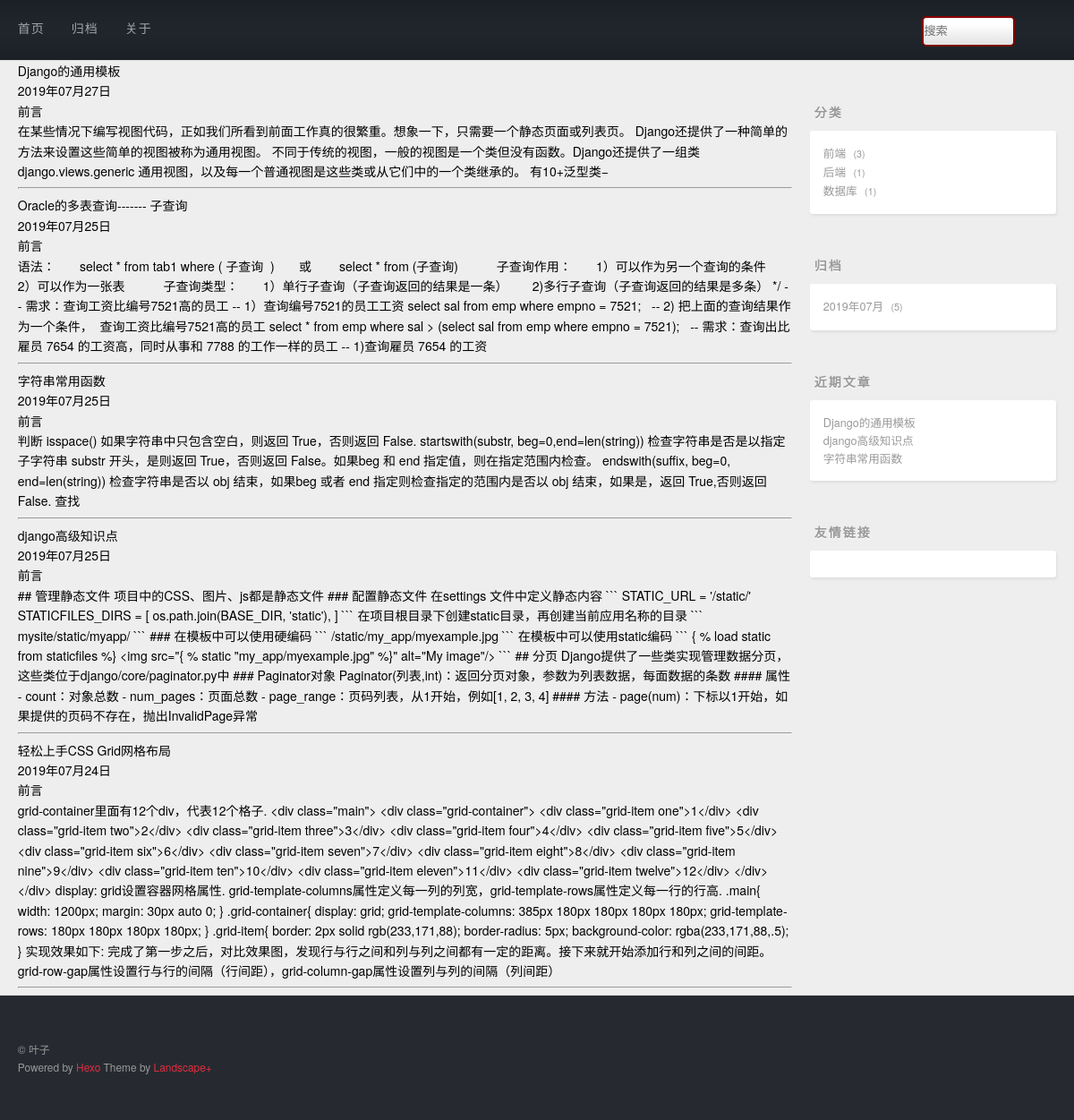
Page /archive/ on the committed database.
### post/models.py (models this page shows, shortened)
class Post(models.Model):
    title = models.CharField(max_length=128,unique=True)
    desc = models.TextField()
    content = models.TextField()
    created = models.DateField(auto_now_add=True)
    modified = models.DateField(auto_now_add=True)
    category = models.ForeignKey(Category,on_delete=models.CASCADE)
    tags = models.ManyToManyField(Tags)
    class Meta:
        db_table = 't_post'
        verbose_name_plural = '帖子'

### post/views.py (the view)
# urls.py: url(r'^archive/(\d{4})/(\d{1,2})/$',views.archive),
def archive(request,year=None,month=None):
    print(year,month)
    if year and month:
        postList = Post.objects.filter(created__year=year,created__month=month).order_by('-created')
    else:
        postList = Post.objects.all().order_by('-created')
    return render(request,'categoryl.html',{'postList':postList})

### post/countextprocessors.py (called while the page is built)
def getrightinfo(request):
    from django.db.models import Count
    cate_posts = Post.objects.values('category__cname','category').annotate(count=Count('*')).order_by('-count')
    from django.db import connection
    cursor=connection.cursor()
    arc_posts = cursor.execute("select created,count('*') as count from t_post group by strftime('%Y-%m',created) order by count desc")
    recent_posts = Post.objects.order_by('-id')[:3]
    return {'cate_posts':cate_posts,'recent_posts':recent_posts,'arc_posts':arc_posts}

### templates/categoryl.html (shortened to what this page needs)
{% extends 'base.html' %}
{% block main %}
    {% for post in postList %}
        <div class="post">
            <div>{{ post.title }}</div>
            <div>{{ post.created|date:'Y年m月d日' }}</div>
            <div><h4>前言</h4>{{ post.desc }}</div>
        </div>
        <hr>
    {% endfor %}
{% endblock %}

### templates/right.html (shortened to what this page needs)
<aside id="sidebar">
  <div class="widget-wrap">
    <h3 class="widget-title">分类</h3>
    <div class="widget">
      <ul class="category-list">
          {% for cate_post in cate_posts %}
            <li class="category-list-item">
              <a class="category-list-link" href="/category/{{ cate_post.category }}/">{{ cate_post.category__cname }}</a>
              <span class="category-list-count">{{ cate_post.count }}</span>
            </li>
          {% endfor %}
      </ul>
      </div>
  </div>
  <div class="widget-wrap">
    <h3 class="widget-title">归档</h3>
    <div class="widget">
      <ul class="archive-list">
            {% for ap in arc_posts %}
            <li class="archive-list-item">
                <a class="archive-list-link" href="/archive/{{ ap.0|date:'Y' }}/{{ ap.0|date:'m' }}/">{{ ap.0|date:'Y年m月' }} </a>
                <span class="archive-list-count">{{ ap.1 }}</span>
            </li>
          {% endfor %}
      </ul>
    </div>
  </div>
  <div class="widget-wrap">
    <h3 class="widget-title">近期文章</h3>
    <div class="widget">
      <ul>
            {% for rp in recent_posts %}
                <li>
                    <a href="/post/{{ rp.id }}/" target="_blank">{{ rp.title }}</a>
                </li>
            {% endfor %}
      </ul>
    </div>
  </div>
  <div class="widget-wrap">
    <h3 class="widget-title">友情链接</h3>
    <div class="widget">
    </div>
  </div>
</aside>

### static/css/style.css (style rules this page uses)
body { zoom: 1; width: 100%; }
body:before, body:after { content: ""; display: table; }
body:after { clear: both; }
html, body, div, span, applet, object, iframe, h1, h2, h3, h4, h5, h6, p, blockquote, pre, a, abbr, acronym, address, big, cite, code, del, dfn, em, img, ins, kbd, q, s, samp, small, strike, strong, sub, sup, tt, var, dl, dt, dd, ol, ul, li, fieldset, form, label, legend, table, caption, tbody, tfoot, thead, tr, th, td { margin: 0; padding: 0; border: 0; outline: 0; font-weight: inherit; font-style: inherit; font-family: inherit; font-size: 100%; vertical-align: baseline; }
body { line-height: 1; color: #000; background: #fff; }
ol, ul { list-style: none; }
html, body, #container { height: 100%; }
body { background: #eee; font: 14px/1.6em "寰蒋闆呴粦", "Microsoft Yahei", "Droid Sans", Helvetica Neue, Helvetica, Arial, sans-serif; -webkit-text-size-adjust: 100%; }
.article-date, .article-category-link, .archive-year, .widget-title { text-decoration: none; text-transform: uppercase; letter-spacing: 2px; color: #999; margin-bottom: 1em; margin-left: 5px; line-height: 1em; text-shadow: 0 1px #fff; font-weight: bold; }
.article-entry ul, .widget ul, .article-entry ol, .widget ol, .article-entry dl, .widget dl { margin: 0 20px; line-height: 1.6em; }
.article-entry ul, .widget ul { list-style: disc; }
@media screen and (min-width: 768px) { #sidebar { display: inline; float: left; width: 23.3333333333333%; margin: 0 0.8333333333333%; } }
.widget-wrap { margin: 50px 0; }
.widget { color: #777; text-shadow: 0 1px #fff; background: #fff; -webkit-box-shadow: 1px 2px 3px #ddd; box-shadow: 1px 2px 3px #ddd; padding: 15px; -webkit-border-radius: 3px; border-radius: 3px; }
.widget a { color: #999; text-decoration: none; }
.widget { line-height: 1.6em; word-wrap: break-word; font-size: 0.9em; }
.widget ul, .widget ol { list-style: none; margin: 0; }
.category-list-count, .tag-list-count, .archive-list-count { padding-left: 5px; color: #999; font-size: 0.85em; }
.category-list-count:before, .tag-list-count:before, .archive-list-count:before { content: "("; }
.category-list-count:after, .tag-list-count:after, .archive-list-count:after { content: ")"; }

### rows in the picture
Post: title "Django的通用模板", created "2019年07月27日", desc "在某些情况下编写视图代码，正如我们所看到前面工作真的很繁重。想象一下，只需要一个静态页面或列表页。 Django还提供了一种简单的方法来设置这些简单的视图被称为通用视图。 不同于传统的视图，一般的视图是一个类但没有函数。Django还提供了一组类 django.views.generic 通用视图，以及每一个普通视图是这些类或从它们中的一个类继承的。 有10+泛型类−"
Post: title "Oracle的多表查询------- 子查询", created "2019年07月25日", desc "语法： select * from tab1 where ( 子查询 ) 或 select * from (子查询) 子查询作用： 1）可以作为另一个查询的条件 2）可以作为一张表 子查询类型： 1）单行子查询（子查询返回的结果是一条） 2)多行子查询（子查询返回的结果是多条） */ -- 需求：查询工资比编号7521高的员工 -- 1）查询编号7521的员工工资 select sal from emp where empno = 7521; -- 2) 把上面的查询结果作为一个条件， 查询工资比编号7521高的员工 select * from emp where sal > (select sal from emp where empno = 7521); -- 需求：查询出比雇员 7654 的工资高，同时从事和 7788 的工作一样的员工 -- 1)查询雇员 7654 的工资"
Post: title "字符串常用函数", created "2019年07月25日", desc "判断 isspace() 如果字符串中只包含空白，则返回 True，否则返回 False. startswith(substr, beg=0,end=len(string)) 检查字符串是否是以指定子字符串 substr 开头，是则返回 True，否则返回 False。如果beg 和 end 指定值，则在指定范围内检查。 endswith(suffix, beg=0, end=len(string)) 检查字符串是否以 obj 结束，如果beg 或者 end 指定则检查指定的范围内是否以 obj 结束，如果是，返回 True,否则返回 False. 查找"
Post: title "django高级知识点", created "2019年07月25日", desc "## 管理静态文件 项目中的CSS、图片、js都是静态文件 ### 配置静态文件 在settings 文件中定义静态内容 ``` STATIC_URL = '/static/' STATICFILES_DIRS = [ os.path.join(BASE_DIR, 'static'), ] ``` 在项目根目录下创建static目录，再创建当前应用名称的目录 ``` mysite/static/myapp/ ``` ### 在模板中可以使用硬编码 ``` /static/my_app/myexample.jpg ``` 在模板中可以使用static编码 ``` { % load static from staticfiles %} <img src=\"{ % static \"my_app/myexample.jpg\" %}\" alt=\"My image\"/> ``` ## 分页 Django提供了一些类实现管理数据分页，这些类位于django/core/paginator.py中 ### Paginator对象 Paginator(列表,int)：返回分页对象，参数为列表数据，每面数据的条数 #### 属性 - count：对象总数 - num_pages：页面总数 - page_range：页码列表，从1开始，例如[1, 2, 3, 4] #### 方法 - page(num)：下标以1开始，如果提供的页码不存在，抛出InvalidPage异常"
Post: title "轻松上手CSS Grid网格布局", created "2019年07月24日", desc "grid-container里面有12个div，代表12个格子. <div class=\"main\"> <div class=\"grid-container\"> <div class=\"grid-item one\">1</div> <div class=\"grid-item two\">2</div> <div class=\"grid-item three\">3</div> <div class=\"grid-item four\">4</div> <div class=\"grid-item five\">5</div> <div class=\"grid-item six\">6</div> <div class=\"grid-item seven\">7</div> <div class=\"grid-item eight\">8</div> <div class=\"grid-item nine\">9</div> <div class=\"grid-item ten\">10</div> <div class=\"grid-item eleven\">11</div> <div class=\"grid-item twelve\">12</div> </div> </div> display: grid设置容器网格属性. grid-template-columns属性定义每一列的列宽，grid-template-rows属性定义每一行的行高. .main{ width: 1200px; margin: 30px auto 0; } .grid-container{ display: grid;…"

### other values in the picture
{{ cate_post.category__cname }} "前端" "后端" "数据库"
{{ cate_post.count }} "3" "1" "1"
{{ ap.0|date:'Y年m月' }} "2019年07月"
{{ ap.1 }} "5"
